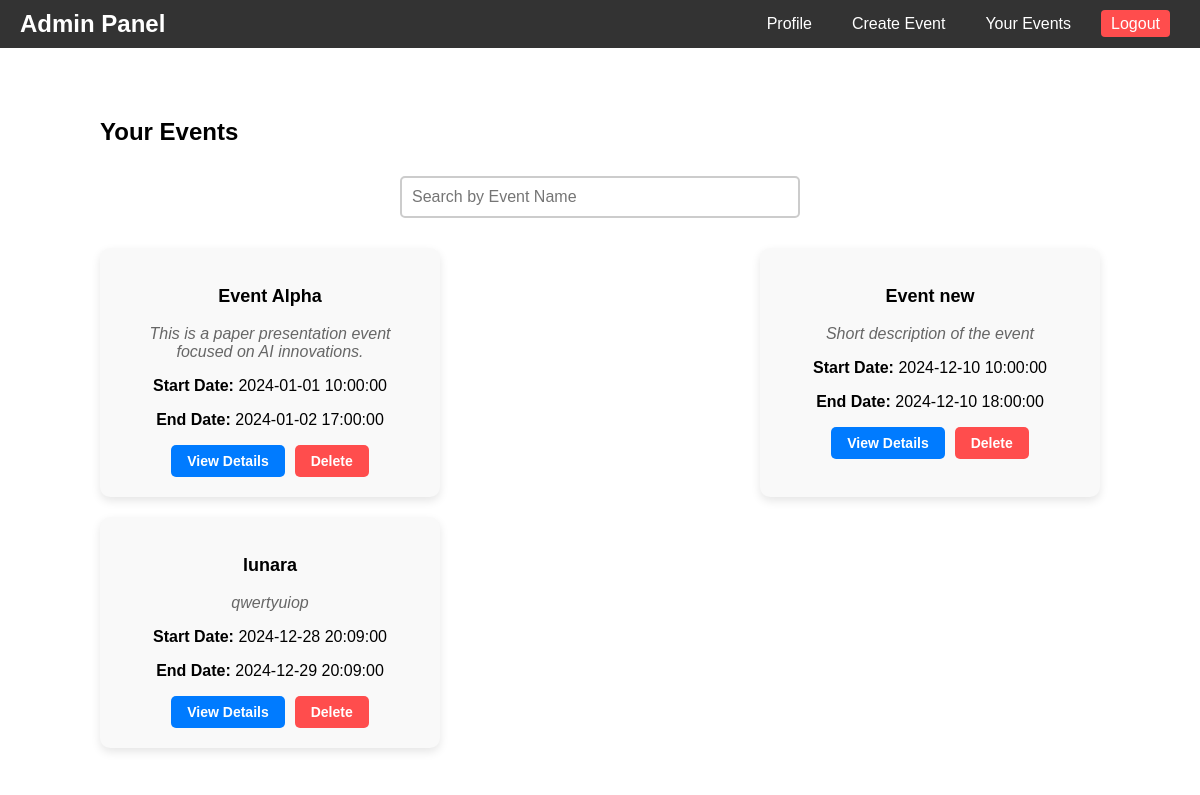
Screenshot of /admin-your-events.php (signed in) with the database file from the repository.
### tables this page shows
CREATE TABLE `event` (
  `id` int(255) NOT NULL,
  `name` varchar(255) NOT NULL,
  `host` int(255) NOT NULL,
  `short_description` varchar(255) NOT NULL,
  `long_description` longtext NOT NULL,
  `eligibility` longtext NOT NULL,
  `type` varchar(255) NOT NULL,
  `start_date` datetime NOT NULL,
  `end_date` datetime NOT NULL,
  `deadline_date` datetime NOT NULL,
  `coordinator` varchar(255) NOT NULL,
  `coordinator_number` varchar(255) NOT NULL,
  `coordinator_emailid` varchar(255) NOT NULL,
  `location` varchar(255) NOT NULL,
  `prize` varchar(255) NOT NULL,
  `website` varchar(255) NOT NULL
);

### admin-your-events.php (the view, shortened to what this page needs)
<?php
include 'admin-header.php';
include './operations/db_connection.php';
$hostId = isset($_SESSION['host_id']) ? $_SESSION['host_id'] : null;
?>
<!DOCTYPE html>
<html lang="en">
<head>
    <link rel="stylesheet" href="./assets/css/admin-your-events.css">
</head>
<body>
    <main class="your-events-container">
        <h2>Your Events</h2>
        <div class="filter-container">
            <input type="text" id="event-name-input" placeholder="Search by Event Name" onkeyup="filterEvents()" />
        </div>
        <div class="events-list" id="events-list">
            <?php
            if ($hostId) {
                $sql = "SELECT id, name, start_date, end_date, short_description FROM event WHERE host = ?";
                $stmt = $conn->prepare($sql);
                if ($stmt) {
                    $stmt->bind_param("i", $hostId);
                    $stmt->execute();
                    $result = $stmt->get_result();
                    if ($result->num_rows > 0) {
                        while ($row = $result->fetch_assoc()) {
                            echo "
                            <div class='event-card' data-name='" . strtolower($row['name']) . "'>
                                <h3>" . htmlspecialchars($row['name']) . "</h3>
                                <p class='description'>" . htmlspecialchars($row['short_description']) . "</p>
                                <p><strong>Start Date:</strong> " . htmlspecialchars($row['start_date']) . "</p>
                                <p><strong>End Date:</strong> " . htmlspecialchars($row['end_date']) . "</p>
                                <div class='button-container'>
                                    <a href='admin-event-detail.php?id=" . htmlspecialchars($row['id']) . "' class='view-btn'>View Details</a>
                                    <form method='POST' onsubmit='return confirm(\"Are you sure you want to delete this event?\")'>
                                        <input type='hidden' name='delete_event_id' value='" . htmlspecialchars($row['id']) . "'>
                                        <button type='submit' class='delete-btn'>Delete</button>
                                    </form>
                                </div>
                            </div>";
                        }
                    } else {
                        echo "<p>No events found.</p>";
                    }
                } else {
                    echo "<p>Failed to prepare query: " . $conn->error . "</p>";
                }
            } else {
                echo "<p>Please log in to view your events.</p>";
            }
            ?>
        </div>
    </main>
</body>
</html>

### assets/css/header.css (style rules this page uses)
body { margin: 0; font-family: Arial, sans-serif; }

### assets/css/admin-your-events.css (style rules this page uses)
.your-events-container { max-width: 1000px; margin: 30px auto; padding: 20px; background-color: #fff; }
.your-events-container h2 { font-size: 24px; margin-bottom: 20px; }
.events-list { display: flex; flex-wrap: wrap; gap: 20px; justify-content: space-between; }
.event-card { width: 30%; padding: 20px; background-color: #f9f9f9; border-radius: 10px; box-shadow: 0 4px 10px rgba(0, 0, 0, 0.1); text-align: center; }
.event-card h3 { font-size: 18px; }
.event-card .description { font-style: italic; color: #666; margin: 10px 0; }
.filter-container { margin: 20px 0; text-align: center; }
#event-name-input { width: 100%; max-width: 400px; padding: 10px; margin: 10px 0; border: 2px solid #ccc; border-radius: 5px; font-size: 16px; box-sizing: border-box; outline: none; transition: border-color 0.3s ease; }
.events-list { margin-top: 20px; }
@media (min-width: 1025px) { .event-card { width: 30%; } }
@media (min-width: 1025px) { #event-name-input { width: 100%; max-width: 400px; } }
.button-container { display: flex; justify-content: center; gap: 10px; margin-top: 15px; }
.view-btn { display: inline-block; padding: 8px 16px; background-color: #007bff; color: #fff; border-radius: 5px; text-decoration: none; font-size: 14px; font-weight: bold; transition: background-color 0.3s ease; }
.delete-btn { background-color: #ff4d4d; color: #fff; border: none; padding: 8px 16px; border-radius: 5px; font-size: 14px; font-weight: bold; cursor: pointer; transition: background-color 0.3s ease; }

### rows the page displays
event: name "Event Alpha", short_description "This is a paper presentation event focused on AI innovations.", start_date "2024-01-01 10:00:00", end_date "2024-01-02 17:00:00"
event: name "Event new", short_description "Short description of the event", start_date "2024-12-10 10:00:00", end_date "2024-12-10 18:00:00"
event: name "lunara", short_description "qwertyuiop", start_date "2024-12-28 20:09:00", end_date "2024-12-29 20:09:00"
